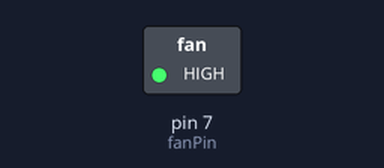
The sketch below on a simulated Arduino Uno, built with avr-gcc and run on an emulated ATmega328P. On the bench: switched loads named in the sketch (green lamp = pin HIGH).

Above: at 0.1 s.
At 10.1 s:
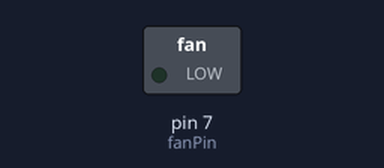
Timing chart, 0 to 11.6 s (numbered marks = the images above):
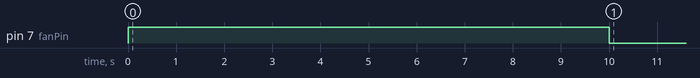

The sketch:

fan_control.ino
```cpp
/*
Project: Relay Control with Arduino
Author: Enrique A Gracian Castro
Date: 25/09/2025
Description:
Code to turn on a fan using a relay
connected to a digital pin on the Arduino.
*/

// Define the digital pin the relay is connected to
const int fanPin = 7;

/*
Function to initialize variables and components
*/
void setup() {
  // Initialize the fan pin as an output
  pinMode(fanPin, OUTPUT);

  // Set the fan pin to HIGH to activate the relay and turn it on.
  // A HIGH signal on the Arduino pin sends 5V, energizing the relay's coil.
  // This closes the relay's internal switch, allowing current to flow
  // to the fan.
  digitalWrite(fanPin, HIGH);

  // Delay to make sure the fan stops after some time if the user doesn't
  // turn it off after 10 seconds
  delay(10000);
  digitalWrite(fanPin, LOW);
  delay(1000);

}

/*
Function that runs repeatedly
*/
void loop() {


  // since we don't want the fan to stay on permanently we leave this
  // empty
}
```
